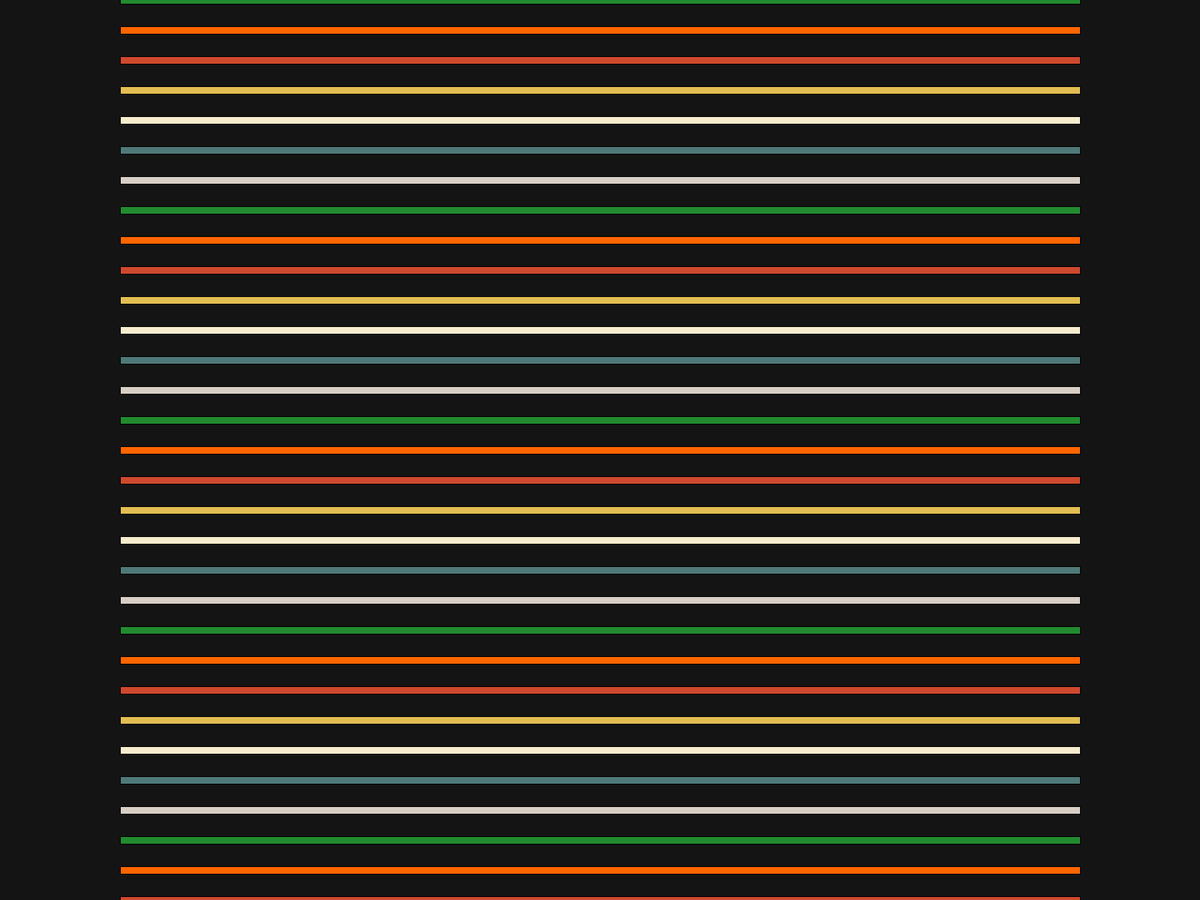
Frame 1 (no input)
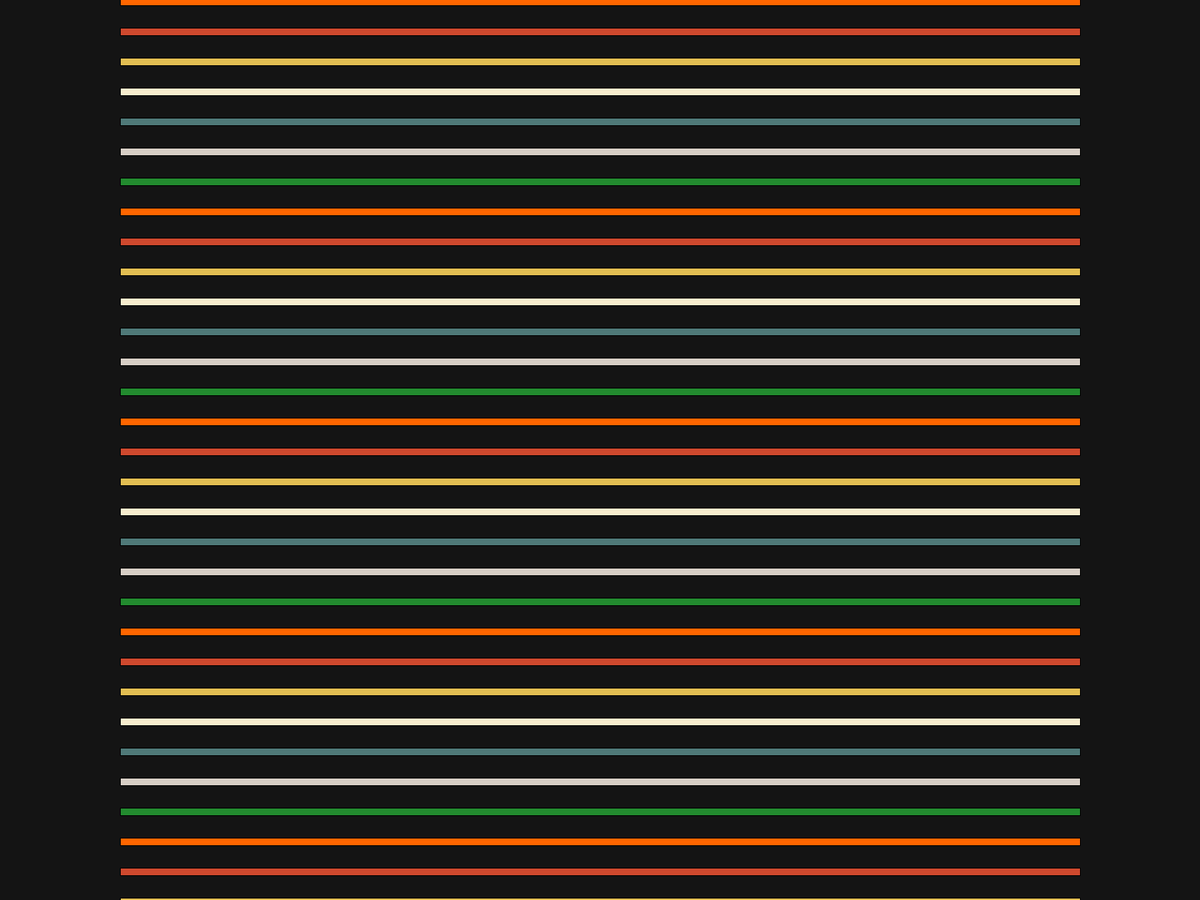
Frame 60 (the mouse pressed at the canvas centre just before this capture)
Frame 120 (the mouse held since frame 60 and released just before this capture): identical to frame 60, image omitted

The Processing sketch that drew these frames (run headless with seeded random() and noise(); from frame 60 on, the mouse is pressed at the canvas centre):

// Processing sketch: line_animation
// ── line_animation.pde
color[] cores = {
  color(35, 139, 47),    // Green
  color(255, 102, 0),    // Orange
  color(206, 73, 46),    // Orange Dark
  color(226, 190, 82),   // Yellow
  color(247, 236, 205),  // Yellow Light
  color(79, 121, 120),   // Blue
  color(215, 206, 197)   // White Grey
};

float lineSpacing = 40;
float scroll = 0;

void setup() {
  fullScreen();
  frameRate(60);
  rectMode(CENTER);
}

void draw() {
  background(20);

  drawRoad();  
  scroll += 2;
}

void drawRoad() {
  for (int i = 0; i < height / lineSpacing + 2; i++) {
    float y = (i * lineSpacing - scroll % lineSpacing);
    fill(cores[i % cores.length]);
    rect(width/2, y, width * 0.8, 10);
  }
}
